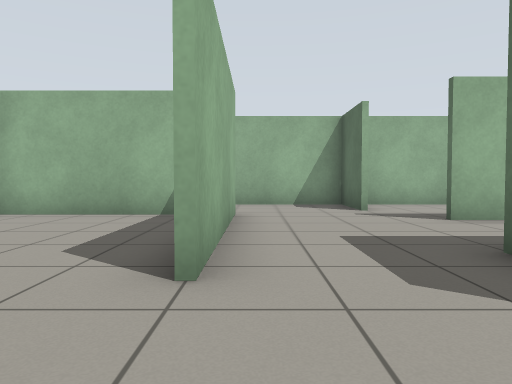
[1] (above)

20 first-person views from a walk through a world built for the Gazebo simulator. The camera is 0.72 m above the floor, tilts 2° down and sees 70° across. The floor is counted in squares, 1 m on a side. Each view is taken from the middle of a square. On the plan, view 1 faces up. The plan holds only what a view shows up to about 11 squares ahead; the rest is blank.

[2]
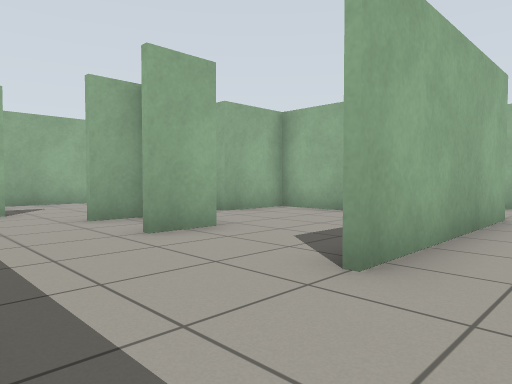

[3]
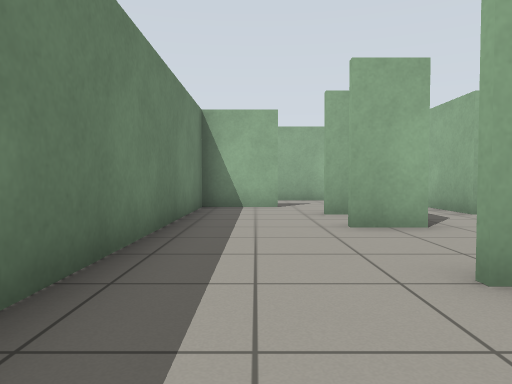

[4]
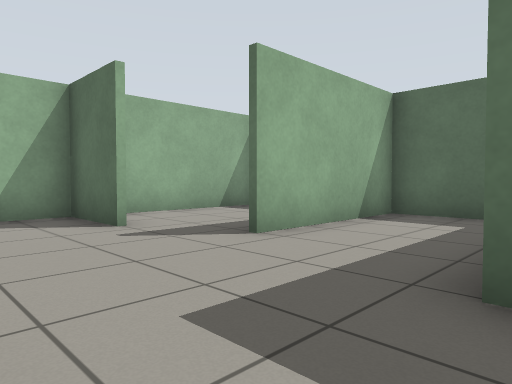

[5]
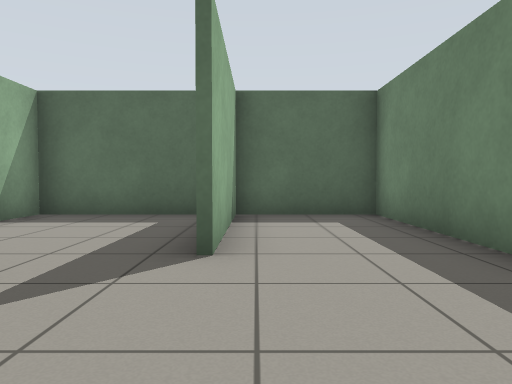

[6]
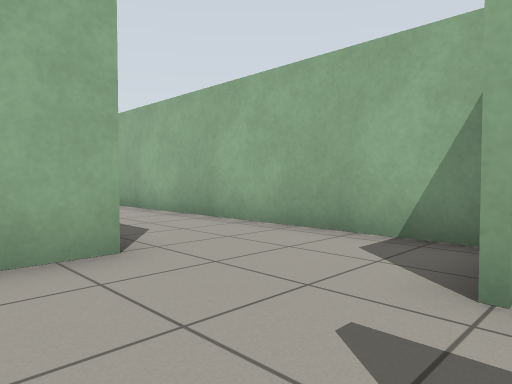

[7]
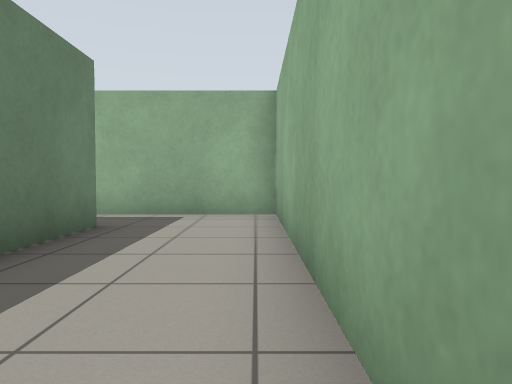

[8]
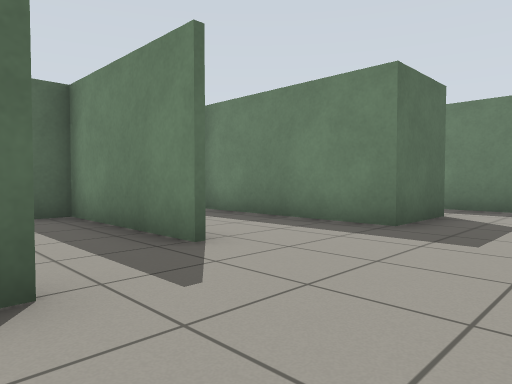

[9]
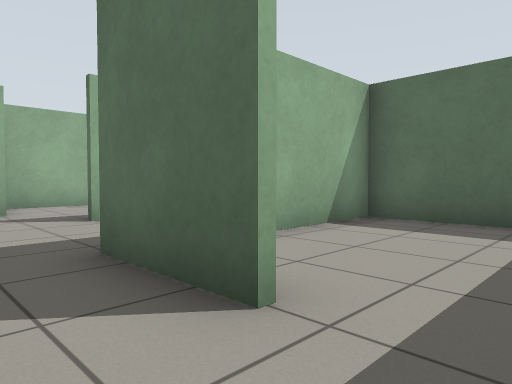

[10]
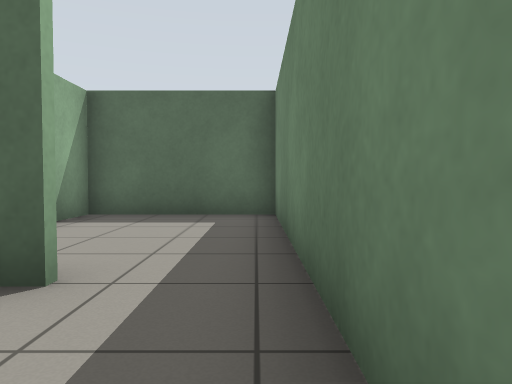

[11]
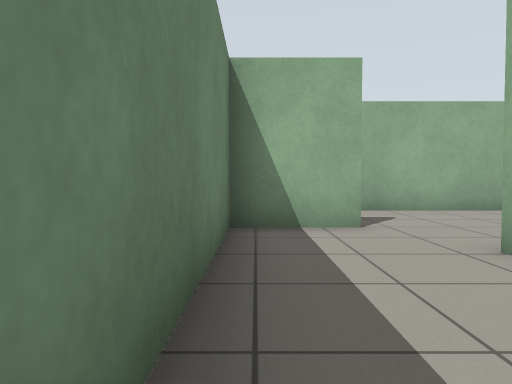

[12]
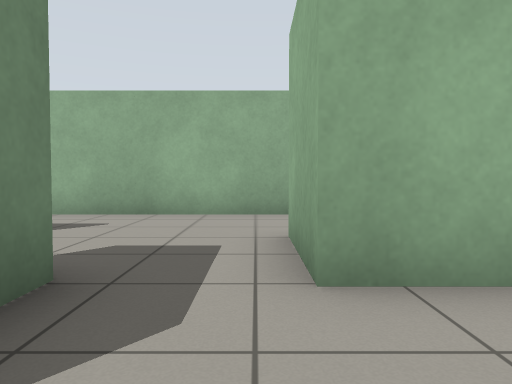

[13]
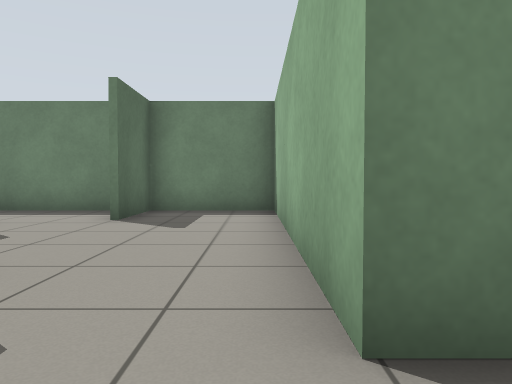

[14]
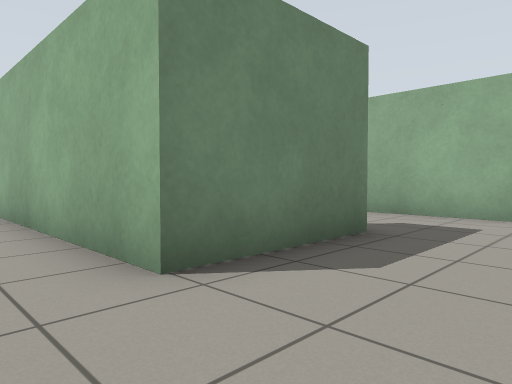

[15]
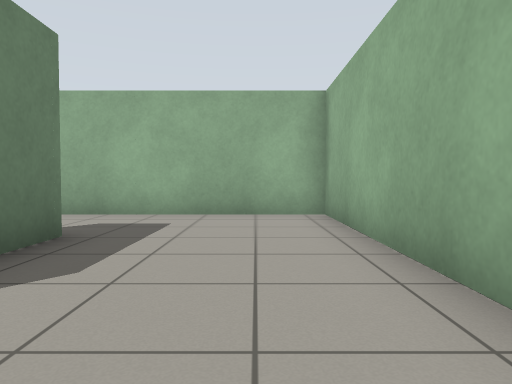

[16]
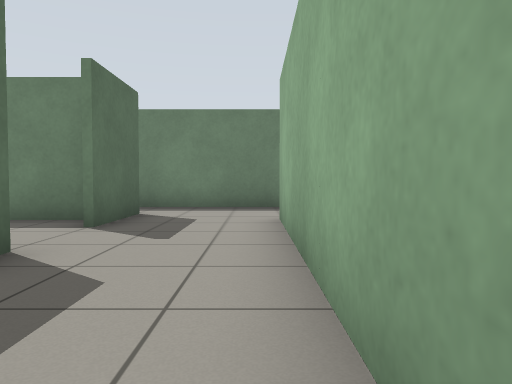

[17]
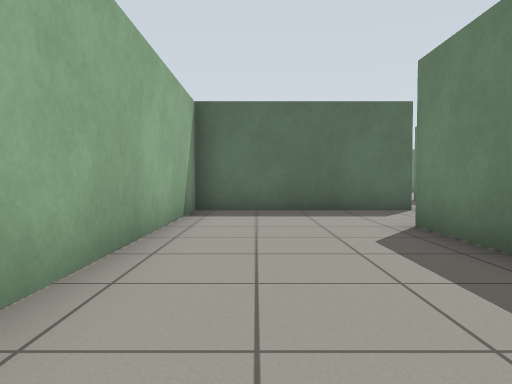

[18]
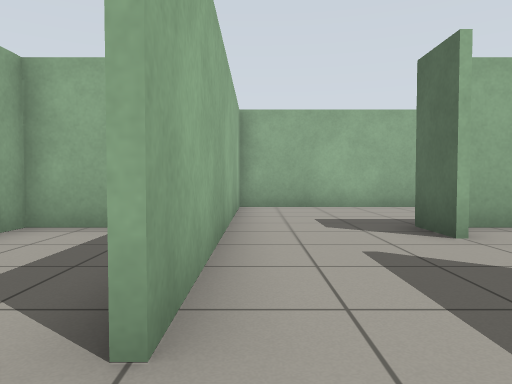

[19]
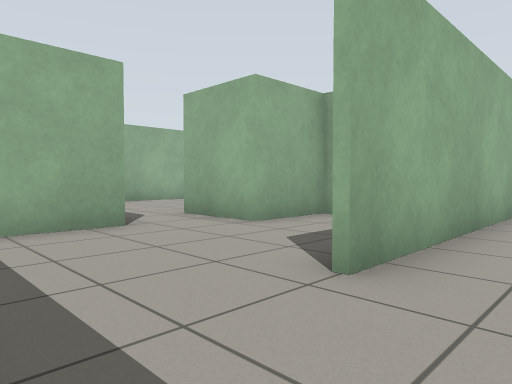

[20]
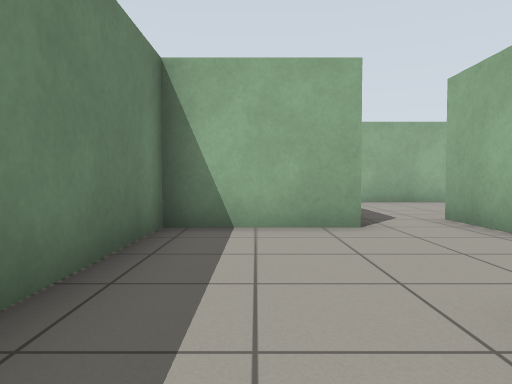

### Floor plan
Points are (right, up) in squares from view 1. A wall is a line through its corners. A room is listed if a view was taken in it or the views show most of it. See-through windows are left out.
Room 1 (views 1, 2, 3, 9, 10, 11)
walls: (-5.4, 3.5) (-5.4, 2.4); (-7.4, 1.6) (-7.4, -0.5); (-7.6, -0.5) (-7.6, 1.6); (-6.4, 5.4) (-7.6, 5.4); (-10.4, 5.6) (-10.4, -0.4) (2.5, -0.4); (2.4, 1.4) (2.4, 2.4)
ways out: opening at (0.5, 3.5) to room 2; opening at (-6, 5) to room 3; opening at (-2.5, 3.5) to room 3; opening at (-9.5, 6.5) to room 4; opening at (2, 0.5) to room 6
Room 2 (views 4, 5, 6, 7, 8)
walls: (-0.4, 7.6) (-0.4, 2.5); (2.4, 8.4) (2.4, 10.4) (-8, 10.4); (3.4, 6.6) (7.5, 6.6); (2.4, 2.4) (2.4, 3.6) (7.5, 3.6); (-5.6, 7.6) (-3.4, 7.6); (7.5, 6.4) (3.4, 6.4); (7.4, 4) (7.4, 10.4) (2.9, 10.4); (-7.4, 10.5) (-7.4, 6.8)
ways out: opening at (0.5, 3.5) to room 1
Room 3 (view 12)
walls: (-3.4, 3.6) (-3.4, 2.4); (-1.6, 7.4) (-5.4, 7.4) (-5.4, 5.4) (-6.4, 5.4); (-5.6, 3.6) (-5, 3.6)
ways out: opening at (-6, 5) to room 1; opening at (-2.5, 3.5) to room 1
Room 4 (views 13, 14, 15, 16, 17)
walls: (-13.6, 5.4) (-13.6, 6.6) (-10.4, 6.6) (-10.4, 5.6); (-8, 10.4) (-16.4, 10.4) (-16.4, 5.4); (-7.6, 5.4) (-7.6, 10.5)
ways out: opening at (-9.5, 6.5) to room 1; opening at (-15.5, 6.5) to room 7
Room 5 (views 18, 19, 20)
walls: (-20.4, 2.6) (-20.4, -0.4) (-13, -0.4); (-13.6, 1.4) (-13.6, 2.4); (-18.1, 6.4) (-19.4, 6.4) (-19.4, 4.4) (-20.4, 4.4)
ways out: opening at (-15.5, 3) to room 7; opening at (-21, 4)
Room 6 (no view inside)
walls: (7.5, 3.4) (4.7, 3.4); (2.5, -0.4) (7.4, -0.4) (7.4, 4)
ways out: opening at (2, 0.5) to room 1
Room 7 (no view inside)
walls: (-12.1, 6.4) (-12.9, 6.4); (-16.4, 5.4) (-16.4, 2.4); (-13, 2.6) (-11.6, 2.6); (-13.6, 2.4) (-13.6, 3.6)
ways out: opening at (-15.5, 6.5) to room 4; opening at (-15.5, 3) to room 5

Where each view was taken, in squares from view 1:
view 1: 0 up, 0 right, facing up
view 2: 0 up, 1 right, facing up-left
view 3: 1 up, 2 right, facing left
view 4: 3 up, 0 right, facing up-right
view 5: 6 up, 0 right, facing right
view 6: 6 up, 3 right, facing up-left
view 7: 10 up, 0 right, facing left
view 8: 9 up, 0 right, facing down-right
view 9: 0 up, 1 right, facing up-right
view 10: 0 up, 0 right, facing right
view 11: 0 up, 2 left, facing left
view 12: 5 up, 3 left, facing left
view 13: 8 up, 10 left, facing down
view 14: 9 up, 9 left, facing down-left
view 15: 9 up, 9 left, facing left
view 16: 9 up, 16 left, facing down
view 17: 9 up, 16 left, facing right
view 18: 1 up, 16 left, facing up
view 19: 0 up, 15 left, facing up-left
view 20: 1 up, 15 left, facing left
